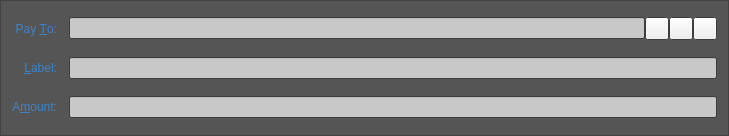
<?xml version="1.0" encoding="UTF-8"?>
<ui version="4.0">
 <class>SendCoinsEntry</class>
 <widget class="QFrame" name="SendCoinsEntry">
  <property name="geometry">
   <rect>
    <x>0</x>
    <y>0</y>
    <width>729</width>
    <height>136</height>
   </rect>
  </property>
  <property name="palette">
   <palette>
    <active>
     <colorrole role="Base">
      <brush brushstyle="SolidPattern">
       <color alpha="255">
        <red>255</red>
        <green>255</green>
        <blue>255</blue>
       </color>
      </brush>
     </colorrole>
     <colorrole role="Window">
      <brush brushstyle="SolidPattern">
       <color alpha="255">
        <red>85</red>
        <green>85</green>
        <blue>85</blue>
       </color>
      </brush>
     </colorrole>
     <colorrole role="AlternateBase">
      <brush brushstyle="SolidPattern">
       <color alpha="255">
        <red>84</red>
        <green>84</green>
        <blue>84</blue>
       </color>
      </brush>
     </colorrole>
    </active>
    <inactive>
     <colorrole role="Base">
      <brush brushstyle="SolidPattern">
       <color alpha="255">
        <red>255</red>
        <green>255</green>
        <blue>255</blue>
       </color>
      </brush>
     </colorrole>
     <colorrole role="Window">
      <brush brushstyle="SolidPattern">
       <color alpha="255">
        <red>85</red>
        <green>85</green>
        <blue>85</blue>
       </color>
      </brush>
     </colorrole>
     <colorrole role="AlternateBase">
      <brush brushstyle="SolidPattern">
       <color alpha="255">
        <red>84</red>
        <green>84</green>
        <blue>84</blue>
       </color>
      </brush>
     </colorrole>
    </inactive>
    <disabled>
     <colorrole role="Base">
      <brush brushstyle="SolidPattern">
       <color alpha="255">
        <red>85</red>
        <green>85</green>
        <blue>85</blue>
       </color>
      </brush>
     </colorrole>
     <colorrole role="Window">
      <brush brushstyle="SolidPattern">
       <color alpha="255">
        <red>85</red>
        <green>85</green>
        <blue>85</blue>
       </color>
      </brush>
     </colorrole>
     <colorrole role="AlternateBase">
      <brush brushstyle="SolidPattern">
       <color alpha="255">
        <red>84</red>
        <green>84</green>
        <blue>84</blue>
       </color>
      </brush>
     </colorrole>
    </disabled>
   </palette>
  </property>
  <property name="windowTitle">
   <string>Form</string>
  </property>
  <property name="frameShape">
   <enum>QFrame::StyledPanel</enum>
  </property>
  <property name="frameShadow">
   <enum>QFrame::Sunken</enum>
  </property>
  <layout class="QGridLayout" name="gridLayout">
   <property name="spacing">
    <number>12</number>
   </property>
   <item row="5" column="0">
    <widget class="QLabel" name="label">
     <property name="palette">
      <palette>
       <active>
        <colorrole role="WindowText">
         <brush brushstyle="SolidPattern">
          <color alpha="168">
           <red>51</red>
           <green>153</green>
           <blue>255</blue>
          </color>
         </brush>
        </colorrole>
       </active>
       <inactive>
        <colorrole role="WindowText">
         <brush brushstyle="SolidPattern">
          <color alpha="168">
           <red>51</red>
           <green>153</green>
           <blue>255</blue>
          </color>
         </brush>
        </colorrole>
       </inactive>
       <disabled>
        <colorrole role="WindowText">
         <brush brushstyle="SolidPattern">
          <color alpha="255">
           <red>120</red>
           <green>120</green>
           <blue>120</blue>
          </color>
         </brush>
        </colorrole>
       </disabled>
      </palette>
     </property>
     <property name="text">
      <string>A&amp;mount:</string>
     </property>
     <property name="alignment">
      <set>Qt::AlignRight|Qt::AlignTrailing|Qt::AlignVCenter</set>
     </property>
     <property name="buddy">
      <cstring>payAmount</cstring>
     </property>
    </widget>
   </item>
   <item row="3" column="0">
    <widget class="QLabel" name="label_2">
     <property name="palette">
      <palette>
       <active>
        <colorrole role="WindowText">
         <brush brushstyle="SolidPattern">
          <color alpha="168">
           <red>51</red>
           <green>153</green>
           <blue>255</blue>
          </color>
         </brush>
        </colorrole>
        <colorrole role="Button">
         <brush brushstyle="SolidPattern">
          <color alpha="255">
           <red>255</red>
           <green>255</green>
           <blue>255</blue>
          </color>
         </brush>
        </colorrole>
        <colorrole role="Light">
         <brush brushstyle="SolidPattern">
          <color alpha="255">
           <red>255</red>
           <green>255</green>
           <blue>255</blue>
          </color>
         </brush>
        </colorrole>
        <colorrole role="Midlight">
         <brush brushstyle="SolidPattern">
          <color alpha="255">
           <red>255</red>
           <green>255</green>
           <blue>255</blue>
          </color>
         </brush>
        </colorrole>
        <colorrole role="Dark">
         <brush brushstyle="SolidPattern">
          <color alpha="255">
           <red>127</red>
           <green>127</green>
           <blue>127</blue>
          </color>
         </brush>
        </colorrole>
        <colorrole role="Mid">
         <brush brushstyle="SolidPattern">
          <color alpha="255">
           <red>170</red>
           <green>170</green>
           <blue>170</blue>
          </color>
         </brush>
        </colorrole>
        <colorrole role="Text">
         <brush brushstyle="SolidPattern">
          <color alpha="255">
           <red>255</red>
           <green>255</green>
           <blue>255</blue>
          </color>
         </brush>
        </colorrole>
        <colorrole role="BrightText">
         <brush brushstyle="SolidPattern">
          <color alpha="255">
           <red>255</red>
           <green>255</green>
           <blue>255</blue>
          </color>
         </brush>
        </colorrole>
        <colorrole role="ButtonText">
         <brush brushstyle="SolidPattern">
          <color alpha="255">
           <red>50</red>
           <green>50</green>
           <blue>50</blue>
          </color>
         </brush>
        </colorrole>
        <colorrole role="Base">
         <brush brushstyle="SolidPattern">
          <color alpha="255">
           <red>255</red>
           <green>255</green>
           <blue>255</blue>
          </color>
         </brush>
        </colorrole>
        <colorrole role="Window">
         <brush brushstyle="SolidPattern">
          <color alpha="255">
           <red>255</red>
           <green>255</green>
           <blue>255</blue>
          </color>
         </brush>
        </colorrole>
        <colorrole role="Shadow">
         <brush brushstyle="SolidPattern">
          <color alpha="255">
           <red>0</red>
           <green>0</green>
           <blue>0</blue>
          </color>
         </brush>
        </colorrole>
        <colorrole role="AlternateBase">
         <brush brushstyle="SolidPattern">
          <color alpha="255">
           <red>255</red>
           <green>255</green>
           <blue>255</blue>
          </color>
         </brush>
        </colorrole>
        <colorrole role="ToolTipBase">
         <brush brushstyle="SolidPattern">
          <color alpha="255">
           <red>255</red>
           <green>255</green>
           <blue>220</blue>
          </color>
         </brush>
        </colorrole>
        <colorrole role="ToolTipText">
         <brush brushstyle="SolidPattern">
          <color alpha="255">
           <red>0</red>
           <green>0</green>
           <blue>0</blue>
          </color>
         </brush>
        </colorrole>
       </active>
       <inactive>
        <colorrole role="WindowText">
         <brush brushstyle="SolidPattern">
          <color alpha="168">
           <red>51</red>
           <green>153</green>
           <blue>255</blue>
          </color>
         </brush>
        </colorrole>
        <colorrole role="Button">
         <brush brushstyle="SolidPattern">
          <color alpha="255">
           <red>255</red>
           <green>255</green>
           <blue>255</blue>
          </color>
         </brush>
        </colorrole>
        <colorrole role="Light">
         <brush brushstyle="SolidPattern">
          <color alpha="255">
           <red>255</red>
           <green>255</green>
           <blue>255</blue>
          </color>
         </brush>
        </colorrole>
        <colorrole role="Midlight">
         <brush brushstyle="SolidPattern">
          <color alpha="255">
           <red>255</red>
           <green>255</green>
           <blue>255</blue>
          </color>
         </brush>
        </colorrole>
        <colorrole role="Dark">
         <brush brushstyle="SolidPattern">
          <color alpha="255">
           <red>127</red>
           <green>127</green>
           <blue>127</blue>
          </color>
         </brush>
        </colorrole>
        <colorrole role="Mid">
         <brush brushstyle="SolidPattern">
          <color alpha="255">
           <red>170</red>
           <green>170</green>
           <blue>170</blue>
          </color>
         </brush>
        </colorrole>
        <colorrole role="Text">
         <brush brushstyle="SolidPattern">
          <color alpha="255">
           <red>255</red>
           <green>255</green>
           <blue>255</blue>
          </color>
         </brush>
        </colorrole>
        <colorrole role="BrightText">
         <brush brushstyle="SolidPattern">
          <color alpha="255">
           <red>255</red>
           <green>255</green>
           <blue>255</blue>
          </color>
         </brush>
        </colorrole>
        <colorrole role="ButtonText">
         <brush brushstyle="SolidPattern">
          <color alpha="255">
           <red>50</red>
           <green>50</green>
           <blue>50</blue>
          </color>
         </brush>
        </colorrole>
        <colorrole role="Base">
         <brush brushstyle="SolidPattern">
          <color alpha="255">
           <red>255</red>
           <green>255</green>
           <blue>255</blue>
          </color>
         </brush>
        </colorrole>
        <colorrole role="Window">
         <brush brushstyle="SolidPattern">
          <color alpha="255">
           <red>255</red>
           <green>255</green>
           <blue>255</blue>
          </color>
         </brush>
        </colorrole>
        <colorrole role="Shadow">
         <brush brushstyle="SolidPattern">
          <color alpha="255">
           <red>0</red>
           <green>0</green>
           <blue>0</blue>
          </color>
         </brush>
        </colorrole>
        <colorrole role="AlternateBase">
         <brush brushstyle="SolidPattern">
          <color alpha="255">
           <red>255</red>
           <green>255</green>
           <blue>255</blue>
          </color>
         </brush>
        </colorrole>
        <colorrole role="ToolTipBase">
         <brush brushstyle="SolidPattern">
          <color alpha="255">
           <red>255</red>
           <green>255</green>
           <blue>220</blue>
          </color>
         </brush>
        </colorrole>
        <colorrole role="ToolTipText">
         <brush brushstyle="SolidPattern">
          <color alpha="255">
           <red>0</red>
           <green>0</green>
           <blue>0</blue>
          </color>
         </brush>
        </colorrole>
       </inactive>
       <disabled>
        <colorrole role="WindowText">
         <brush brushstyle="SolidPattern">
          <color alpha="255">
           <red>120</red>
           <green>120</green>
           <blue>120</blue>
          </color>
         </brush>
        </colorrole>
        <colorrole role="Button">
         <brush brushstyle="SolidPattern">
          <color alpha="255">
           <red>255</red>
           <green>255</green>
           <blue>255</blue>
          </color>
         </brush>
        </colorrole>
        <colorrole role="Light">
         <brush brushstyle="SolidPattern">
          <color alpha="255">
           <red>255</red>
           <green>255</green>
           <blue>255</blue>
          </color>
         </brush>
        </colorrole>
        <colorrole role="Midlight">
         <brush brushstyle="SolidPattern">
          <color alpha="255">
           <red>255</red>
           <green>255</green>
           <blue>255</blue>
          </color>
         </brush>
        </colorrole>
        <colorrole role="Dark">
         <brush brushstyle="SolidPattern">
          <color alpha="255">
           <red>127</red>
           <green>127</green>
           <blue>127</blue>
          </color>
         </brush>
        </colorrole>
        <colorrole role="Mid">
         <brush brushstyle="SolidPattern">
          <color alpha="255">
           <red>170</red>
           <green>170</green>
           <blue>170</blue>
          </color>
         </brush>
        </colorrole>
        <colorrole role="Text">
         <brush brushstyle="SolidPattern">
          <color alpha="255">
           <red>127</red>
           <green>127</green>
           <blue>127</blue>
          </color>
         </brush>
        </colorrole>
        <colorrole role="BrightText">
         <brush brushstyle="SolidPattern">
          <color alpha="255">
           <red>255</red>
           <green>255</green>
           <blue>255</blue>
          </color>
         </brush>
        </colorrole>
        <colorrole role="ButtonText">
         <brush brushstyle="SolidPattern">
          <color alpha="255">
           <red>127</red>
           <green>127</green>
           <blue>127</blue>
          </color>
         </brush>
        </colorrole>
        <colorrole role="Base">
         <brush brushstyle="SolidPattern">
          <color alpha="255">
           <red>255</red>
           <green>255</green>
           <blue>255</blue>
          </color>
         </brush>
        </colorrole>
        <colorrole role="Window">
         <brush brushstyle="SolidPattern">
          <color alpha="255">
           <red>255</red>
           <green>255</green>
           <blue>255</blue>
          </color>
         </brush>
        </colorrole>
        <colorrole role="Shadow">
         <brush brushstyle="SolidPattern">
          <color alpha="255">
           <red>0</red>
           <green>0</green>
           <blue>0</blue>
          </color>
         </brush>
        </colorrole>
        <colorrole role="AlternateBase">
         <brush brushstyle="SolidPattern">
          <color alpha="255">
           <red>255</red>
           <green>255</green>
           <blue>255</blue>
          </color>
         </brush>
        </colorrole>
        <colorrole role="ToolTipBase">
         <brush brushstyle="SolidPattern">
          <color alpha="255">
           <red>255</red>
           <green>255</green>
           <blue>220</blue>
          </color>
         </brush>
        </colorrole>
        <colorrole role="ToolTipText">
         <brush brushstyle="SolidPattern">
          <color alpha="255">
           <red>0</red>
           <green>0</green>
           <blue>0</blue>
          </color>
         </brush>
        </colorrole>
       </disabled>
      </palette>
     </property>
     <property name="text">
      <string>Pay &amp;To:</string>
     </property>
     <property name="alignment">
      <set>Qt::AlignRight|Qt::AlignTrailing|Qt::AlignVCenter</set>
     </property>
     <property name="buddy">
      <cstring>payTo</cstring>
     </property>
    </widget>
   </item>
   <item row="5" column="1">
    <widget class="BitcoinAmountField" name="payAmount">
     <property name="palette">
      <palette>
       <active>
        <colorrole role="Light">
         <brush brushstyle="SolidPattern">
          <color alpha="255">
           <red>0</red>
           <green>255</green>
           <blue>0</blue>
          </color>
         </brush>
        </colorrole>
        <colorrole role="BrightText">
         <brush brushstyle="SolidPattern">
          <color alpha="255">
           <red>255</red>
           <green>85</green>
           <blue>0</blue>
          </color>
         </brush>
        </colorrole>
        <colorrole role="Base">
         <brush brushstyle="SolidPattern">
          <color alpha="255">
           <red>200</red>
           <green>200</green>
           <blue>200</blue>
          </color>
         </brush>
        </colorrole>
       </active>
       <inactive>
        <colorrole role="Light">
         <brush brushstyle="SolidPattern">
          <color alpha="255">
           <red>0</red>
           <green>255</green>
           <blue>0</blue>
          </color>
         </brush>
        </colorrole>
        <colorrole role="BrightText">
         <brush brushstyle="SolidPattern">
          <color alpha="255">
           <red>255</red>
           <green>85</green>
           <blue>0</blue>
          </color>
         </brush>
        </colorrole>
        <colorrole role="Base">
         <brush brushstyle="SolidPattern">
          <color alpha="255">
           <red>200</red>
           <green>200</green>
           <blue>200</blue>
          </color>
         </brush>
        </colorrole>
       </inactive>
       <disabled>
        <colorrole role="Light">
         <brush brushstyle="SolidPattern">
          <color alpha="255">
           <red>0</red>
           <green>255</green>
           <blue>0</blue>
          </color>
         </brush>
        </colorrole>
        <colorrole role="BrightText">
         <brush brushstyle="SolidPattern">
          <color alpha="255">
           <red>255</red>
           <green>85</green>
           <blue>0</blue>
          </color>
         </brush>
        </colorrole>
        <colorrole role="Base">
         <brush brushstyle="SolidPattern">
          <color alpha="255">
           <red>85</red>
           <green>85</green>
           <blue>85</blue>
          </color>
         </brush>
        </colorrole>
       </disabled>
      </palette>
     </property>
    </widget>
   </item>
   <item row="4" column="1">
    <layout class="QHBoxLayout" name="horizontalLayout_2">
     <property name="spacing">
      <number>0</number>
     </property>
     <item>
      <widget class="QValidatedLineEdit" name="addAsLabel">
       <property name="enabled">
        <bool>true</bool>
       </property>
       <property name="palette">
        <palette>
         <active>
          <colorrole role="Base">
           <brush brushstyle="SolidPattern">
            <color alpha="255">
             <red>200</red>
             <green>200</green>
             <blue>200</blue>
            </color>
           </brush>
          </colorrole>
         </active>
         <inactive>
          <colorrole role="Base">
           <brush brushstyle="SolidPattern">
            <color alpha="255">
             <red>200</red>
             <green>200</green>
             <blue>200</blue>
            </color>
           </brush>
          </colorrole>
         </inactive>
         <disabled>
          <colorrole role="Base">
           <brush brushstyle="SolidPattern">
            <color alpha="255">
             <red>85</red>
             <green>85</green>
             <blue>85</blue>
            </color>
           </brush>
          </colorrole>
         </disabled>
        </palette>
       </property>
       <property name="toolTip">
        <string>Enter a label for this address to add it to your address book</string>
       </property>
      </widget>
     </item>
    </layout>
   </item>
   <item row="4" column="0">
    <widget class="QLabel" name="label_4">
     <property name="palette">
      <palette>
       <active>
        <colorrole role="WindowText">
         <brush brushstyle="SolidPattern">
          <color alpha="168">
           <red>51</red>
           <green>153</green>
           <blue>255</blue>
          </color>
         </brush>
        </colorrole>
        <colorrole role="Text">
         <brush brushstyle="SolidPattern">
          <color alpha="255">
           <red>255</red>
           <green>255</green>
           <blue>255</blue>
          </color>
         </brush>
        </colorrole>
        <colorrole role="ButtonText">
         <brush brushstyle="SolidPattern">
          <color alpha="255">
           <red>255</red>
           <green>255</green>
           <blue>255</blue>
          </color>
         </brush>
        </colorrole>
       </active>
       <inactive>
        <colorrole role="WindowText">
         <brush brushstyle="SolidPattern">
          <color alpha="168">
           <red>51</red>
           <green>153</green>
           <blue>255</blue>
          </color>
         </brush>
        </colorrole>
        <colorrole role="Text">
         <brush brushstyle="SolidPattern">
          <color alpha="255">
           <red>255</red>
           <green>255</green>
           <blue>255</blue>
          </color>
         </brush>
        </colorrole>
        <colorrole role="ButtonText">
         <brush brushstyle="SolidPattern">
          <color alpha="255">
           <red>255</red>
           <green>255</green>
           <blue>255</blue>
          </color>
         </brush>
        </colorrole>
       </inactive>
       <disabled>
        <colorrole role="WindowText">
         <brush brushstyle="SolidPattern">
          <color alpha="255">
           <red>120</red>
           <green>120</green>
           <blue>120</blue>
          </color>
         </brush>
        </colorrole>
        <colorrole role="Text">
         <brush brushstyle="SolidPattern">
          <color alpha="255">
           <red>120</red>
           <green>120</green>
           <blue>120</blue>
          </color>
         </brush>
        </colorrole>
        <colorrole role="ButtonText">
         <brush brushstyle="SolidPattern">
          <color alpha="255">
           <red>120</red>
           <green>120</green>
           <blue>120</blue>
          </color>
         </brush>
        </colorrole>
       </disabled>
      </palette>
     </property>
     <property name="text">
      <string>&amp;Label:</string>
     </property>
     <property name="alignment">
      <set>Qt::AlignRight|Qt::AlignTrailing|Qt::AlignVCenter</set>
     </property>
     <property name="buddy">
      <cstring>addAsLabel</cstring>
     </property>
    </widget>
   </item>
   <item row="3" column="1">
    <layout class="QHBoxLayout" name="payToLayout">
     <property name="spacing">
      <number>0</number>
     </property>
     <item>
      <widget class="QValidatedLineEdit" name="payTo">
       <property name="palette">
        <palette>
         <active>
          <colorrole role="Base">
           <brush brushstyle="SolidPattern">
            <color alpha="255">
             <red>200</red>
             <green>200</green>
             <blue>200</blue>
            </color>
           </brush>
          </colorrole>
         </active>
         <inactive>
          <colorrole role="Base">
           <brush brushstyle="SolidPattern">
            <color alpha="255">
             <red>200</red>
             <green>200</green>
             <blue>200</blue>
            </color>
           </brush>
          </colorrole>
         </inactive>
         <disabled>
          <colorrole role="Base">
           <brush brushstyle="SolidPattern">
            <color alpha="255">
             <red>85</red>
             <green>85</green>
             <blue>85</blue>
            </color>
           </brush>
          </colorrole>
         </disabled>
        </palette>
       </property>
       <property name="toolTip">
        <string>The address to send the payment to  (e.g. 1NS17iag9jJgTHD1VXjvLCEnZuQ3rJDE9L)</string>
       </property>
       <property name="maxLength">
        <number>34</number>
       </property>
      </widget>
     </item>
     <item>
      <widget class="QToolButton" name="addressBookButton">
       <property name="toolTip">
        <string>Choose address from address book</string>
       </property>
       <property name="text">
        <string/>
       </property>
       <property name="icon">
        <iconset resource="../bitcoin.qrc">
         <normaloff>:/icons/address-book</normaloff>:/icons/address-book</iconset>
       </property>
       <property name="shortcut">
        <string>Alt+A</string>
       </property>
      </widget>
     </item>
     <item>
      <widget class="QToolButton" name="pasteButton">
       <property name="toolTip">
        <string>Paste address from clipboard</string>
       </property>
       <property name="text">
        <string/>
       </property>
       <property name="icon">
        <iconset resource="../bitcoin.qrc">
         <normaloff>:/icons/editpaste</normaloff>:/icons/editpaste</iconset>
       </property>
       <property name="shortcut">
        <string>Alt+P</string>
       </property>
      </widget>
     </item>
     <item>
      <widget class="QToolButton" name="deleteButton">
       <property name="toolTip">
        <string>Remove this recipient</string>
       </property>
       <property name="text">
        <string/>
       </property>
       <property name="icon">
        <iconset resource="../bitcoin.qrc">
         <normaloff>:/icons/remove</normaloff>:/icons/remove</iconset>
       </property>
      </widget>
     </item>
    </layout>
   </item>
  </layout>
 </widget>
 <customwidgets>
  <customwidget>
   <class>BitcoinAmountField</class>
   <extends>QLineEdit</extends>
   <header>bitcoinamountfield.h</header>
   <container>1</container>
  </customwidget>
  <customwidget>
   <class>QValidatedLineEdit</class>
   <extends>QLineEdit</extends>
   <header>qvalidatedlineedit.h</header>
  </customwidget>
 </customwidgets>
 <resources>
  <include location="../bitcoin.qrc"/>
 </resources>
 <connections/>
</ui>
